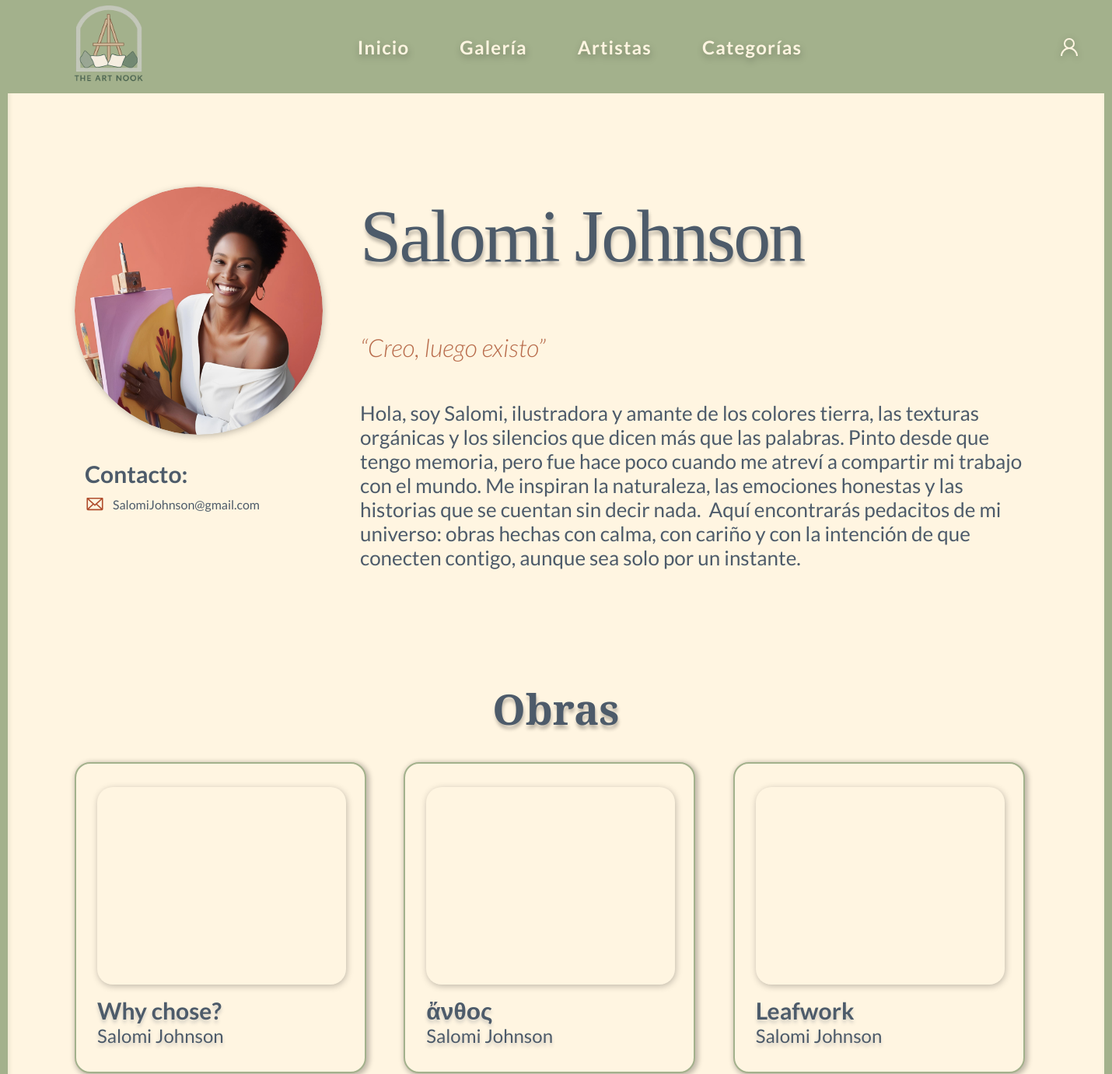
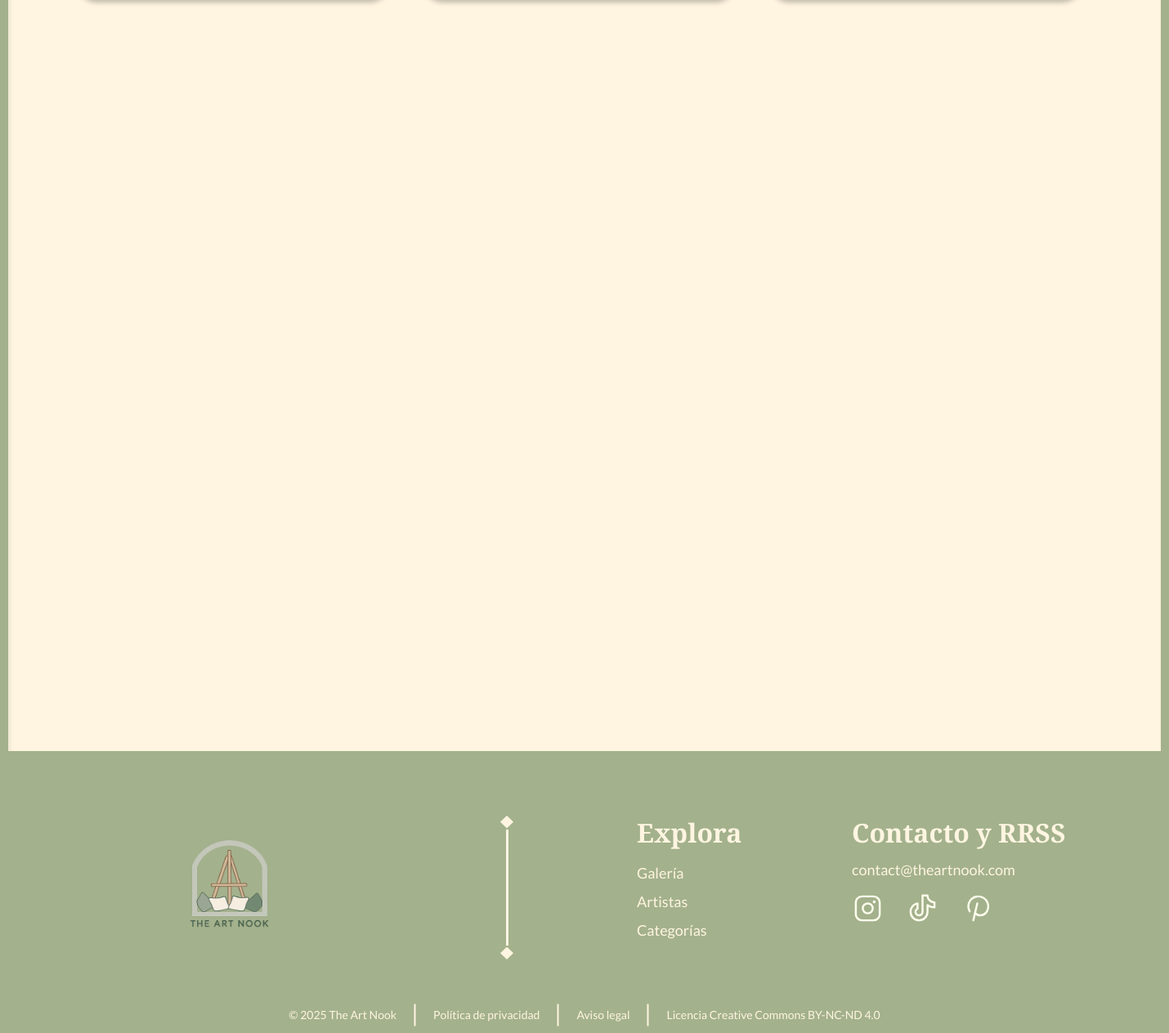
Screenshot of /artista.php?id=1 with the database file from the repository (2 pictures, top to bottom).
### tables this page shows
CREATE TABLE `usuarios` (
  `id` int(11) NOT NULL AUTO_INCREMENT,
  `nombre` varchar(50) NOT NULL,
  `apellidos` varchar(50) NOT NULL,
  `estado` varchar(100) DEFAULT NULL,
  `descripcion` text DEFAULT NULL,
  `email` varchar(100) NOT NULL,
  `contraseña` varchar(255) NOT NULL,
  `foto` varchar(255) DEFAULT NULL,
  `telefono` varchar(20) DEFAULT NULL,
  `instagram` varchar(100) DEFAULT NULL,
  `destacado_home` tinyint(1) DEFAULT 0,
  `fecha_creacion` timestamp NOT NULL DEFAULT current_timestamp(),
  PRIMARY KEY (`id`),
  UNIQUE KEY `email` (`email`)
);

CREATE TABLE `imagenes_obras` (
  `id` int(11) NOT NULL AUTO_INCREMENT,
  `obra_id` int(11) NOT NULL,
  `url` varchar(255) NOT NULL,
  `orden` int(11) NOT NULL,
  PRIMARY KEY (`id`),
  KEY `obra_id` (`obra_id`),
  CONSTRAINT `imagenes_obras_ibfk_1` FOREIGN KEY (`obra_id`) REFERENCES `obras` (`id`) ON DELETE CASCADE
);

CREATE TABLE `obras` (
  `id` int(11) NOT NULL AUTO_INCREMENT,
  `usuario_id` int(11) NOT NULL,
  `titulo` varchar(100) NOT NULL,
  `descripcion` text DEFAULT NULL,
  `destacado` tinyint(1) DEFAULT 0,
  `fecha_creacion` timestamp NOT NULL DEFAULT current_timestamp(),
  PRIMARY KEY (`id`),
  KEY `usuario_id` (`usuario_id`),
  CONSTRAINT `obras_ibfk_1` FOREIGN KEY (`usuario_id`) REFERENCES `usuarios` (`id`) ON DELETE CASCADE
);

### artista.php (the view, shortened to what this page needs)
<?php
require_once 'includes/db.php';
$id = isset($_GET['id']) ? intval($_GET['id']) : 0;
$stmt = $pdo->prepare('SELECT nombre, apellidos, foto, estado, descripcion, email, telefono, instagram FROM usuarios WHERE id = ?');
$stmt->execute([$id]);
$artista = $stmt->fetch(PDO::FETCH_ASSOC);
$stmt_obras = $pdo->prepare('SELECT o.id, o.titulo, o.descripcion, o.fecha_creacion, img.url
    FROM obras o
    LEFT JOIN imagenes_obras img ON o.id = img.obra_id AND img.orden = 1
    WHERE o.usuario_id = ?
    ORDER BY o.fecha_creacion DESC');
$stmt_obras->execute([$id]);
$obras = $stmt_obras->fetchAll(PDO::FETCH_ASSOC);
?>
<!DOCTYPE html>
<html lang="es">
<head>
    <link rel="stylesheet" href="css/navbar.css">
    <link rel="stylesheet" href="css/general.css">
</head>
<body>
<?php include 'navbar.php'; ?>
<div class="fondo-principal">
    <div class="login-content" style="margin-top: 180px;">
        <div class="profile-container" style="width: 100%; max-width: 1238px; margin: 0 auto;">
            <div class="profile-main">
                <div class="profile-col-izq" style="display: flex; flex-direction: column; align-items: center;">
                    <div class="profile-picture-placeholder">
                        <?php if (!empty($artista['foto']) && file_exists($artista['foto'])): ?>
                            <img src="<?= htmlspecialchars($artista['foto']) ?>" alt="Foto de <?= htmlspecialchars($artista['nombre']) ?>">
                        <?php else: ?>
                            Foto de Perfil
                        <?php endif; ?>
                    </div>
                    <div class="profile-contacto-bloque" style="margin-top: 32px; width: 293px; display: flex; flex-direction: column; align-items: flex-start;">
                        <div class="profile-contacto-titulo">Contacto:</div>
                        <div class="profile-contacto-dato">
                            <img src="uploads/iconos/envelope.svg" alt="Email" width="26" height="26" style="flex-shrink:0; filter: invert(36%) sepia(41%) saturate(1042%) hue-rotate(330deg) brightness(92%) contrast(91%);">
                            <span><?= htmlspecialchars($artista['email']) ?></span>
                        </div>
                    </div>
                </div>
                <div class="profile-info">
                    <div class="profile-nombre"><?= htmlspecialchars($artista['nombre'] . ' ' . $artista['apellidos']) ?></div>
                    <?php if (!empty($artista['estado'])): ?>
                        <div class="profile-frase">“<?= htmlspecialchars($artista['estado']) ?>”</div>
                    <?php endif; ?>
                    <?php if (!empty($artista['descripcion'])): ?>
                        <div class="profile-descripcion"><?= nl2br(htmlspecialchars($artista['descripcion'])) ?></div>
                    <?php endif; ?>
                </div>
            </div>
            <div style="width: 100%; margin-bottom: 18px; margin-top: 64px; display: flex; justify-content: center; align-items: center;">
                <h2 class="destacadas-title" style="color: #4D5B6A; text-align: center;">Obras</h2>
            </div>
            <?php if (count($obras) === 0): ?>
                <div class="no-works-message">
                    <div style="display: flex; justify-content: center; align-items: center; width: 100%; margin-bottom: 24px;">
                        <img src="uploads/iconos/Sad-face.png" alt=":(" style="width: 220px; height: 220px; object-fit: contain; display: block; margin: 0 auto;">
                    </div>
                    <h2 class="no-works-title">Este artista todavía no tiene ninguna obra publicada</h2>
                </div>
            <?php else: ?>
                <div class="obras-usuario-lista" style="display: grid; grid-template-columns: repeat(3, 1fr); gap: 32px; width: 100%; margin-top: 32px;">
                    <?php foreach($obras as $obra): ?>
                        <a href="obra.php?id=<?= $obra['id'] ?>" style="text-decoration: none; color: inherit;">
                            <div class="tarjeta-obra">
                                <div class="obra-foto" style="background-image: url('<?= htmlspecialchars($obra['url']) ?>');"></div>
                                <div class="obra-info">
                                    <div class="obra-titulo"><?= htmlspecialchars($obra['titulo']) ?></div>
                                    <div class="obra-artista"><?= htmlspecialchars($artista['nombre'] . ' ' . $artista['apellidos']) ?></div>
                                </div>
                            </div>
                        </a>
                    <?php endforeach; ?>
                </div>
            <?php endif; ?>
        </div>
    </div>
</div>
<?php include 'footer.php'; ?>
</body>
</html>

### css/navbar.css (style rules this page uses)
body { margin: 0; padding: 0; background: #A3B18C; }

### css/general.css (style rules this page uses)
:root { --color-fondo: #A3B18C; --color-texto: #4D5B6A; --color-accent: #B86B4B; --color-claro: #FFF5E1; --sombra-suave: 0px 2px 4px rgba(0, 0, 0, 0.25); --sombra-fuerte: 2px 2px 6px 2px rgba(0, 0, 0, 0.25); }
html { scroll-behavior: smooth; }
body { margin: 0; padding: 0; background-color: var(--color-fondo); min-height: 100vh; }
.fondo-principal { width: 100%; min-height: 2300px; position: relative; overflow: hidden; }
.destacadas-title { font-family: 'Playfair Display', serif; font-size: 54px; color: #4D5B6A; text-shadow: 1px 5px 4px rgba(0,0,0,0.25); margin-bottom: 0px; text-align: center; }
.tarjeta-obra { box-sizing: border-box; width: 375px; height: 400px; background: var(--color-claro); border: 2px solid var(--color-fondo); box-shadow: 2px 2px 6px 2px rgba(0, 0, 0, 0.25); border-radius: 20px; position: relative; display: flex; flex-direction: column; align-items: flex-start; justify-content: flex-start; transition: border 0.2s, box-shadow 0.2s; padding: 0; overflow: hidden; }
.obra-foto, .obra-info { transition: transform 0.32s cubic-bezier(0.4, 0, 0.2, 1); }
.obra-foto { width: 320px; height: 254px; background-size: cover; background-position: center; border-radius: 20px; margin: 30px 0 0 27px; box-shadow: 1px 2px 8px rgba(0, 0, 0, 0.25); }
.obra-info { width: 320px; height: 71px; margin-left: 27px; margin-top: 15px; display: flex; flex-direction: column; align-items: flex-start; justify-content: flex-start; gap: 0; padding: 0; }
.obra-titulo { font-family: 'Lato', sans-serif; font-style: normal; font-weight: 700; font-size: 30px; line-height: 36px; color: #4D5B6A; text-shadow: 0px 4px 4px rgba(77, 91, 106, 0.25); margin-bottom: 0; display: flex; align-items: center; }
.obra-artista { font-family: 'Lato', sans-serif; font-style: normal; font-weight: 400; font-size: 24px; line-height: 29px; color: #4D5B6A; text-shadow: 0px 4px 4px rgba(77, 91, 106, 0.25); margin-top: 0; display: flex; align-items: center; opacity: 1; }
.login-content { position: relative; z-index: 3; width: 100%; max-width: 1420px; margin: 0 auto; display: flex; flex-direction: column; align-items: center; justify-content: flex-start; padding: 60px 40px 80px 40px; box-sizing: border-box; }
.profile-main { align-items: stretch; display: flex; gap: 40px; width: 100%; margin-top: 32px; }
.profile-picture-placeholder { width: 319px; height: 319px; border-radius: 50%; overflow: hidden; display: flex; align-items: center; justify-content: center; font-size: 1.2rem; color: #fff; filter: drop-shadow(1px 2px 4px rgba(0,0,0,0.25)); flex-shrink: 0; }
.profile-picture-placeholder img { width: 100%; height: 100%; object-fit: cover; border-radius: 50%; }
.profile-info { height: 100%; flex: 1; display: flex; flex-direction: column; justify-content: flex-start; align-items: flex-start; gap: 0; }
.profile-info .profile-nombre { font-family: 'Playfair Display', serif; font-size: 96px; line-height: 128px; color: #4D5B6A; text-shadow: 1px 5px 4px rgba(0,0,0,0.25); font-weight: 400; letter-spacing: -0.03em; margin-bottom: 60px; }
.profile-info .profile-frase { font-family: 'Lato', sans-serif; font-style: italic; font-weight: 300; font-size: 32px; line-height: 38px; color: #B86B4B; margin-bottom: 50px; }
.profile-info .profile-descripcion { font-family: 'Lato', sans-serif; font-size: 26px; line-height: 31px; color: #4D5B6A; margin-bottom: 32px; }
.profile-contacto-titulo { font-family: 'Lato', sans-serif; font-weight: 700; font-size: 30px; line-height: 36px; color: #4D5B6A; margin-bottom: 8px; margin-top: 0; }
.profile-contacto-dato { display: flex; align-items: center; gap: 10px; height: 26px; margin-bottom: 6px; font-family: 'Lato', sans-serif; font-size: 16px; color: #4D5B6A; font-weight: 400; }
.subir-obra-form, .profile-main { width: 100%; max-width: 1238px; margin: 0 auto; display: flex; flex-direction: row; gap: 48px; align-items: flex-start; justify-content: flex-start; }

### rows the page displays
usuarios: foto (picture), email "SalomiJohnson@gmail.com", nombre+apellidos "Salomi Johnson", estado "Creo, luego existo", descripcion "Hola, soy Salomi, ilustradora y amante de los colores tierra, las texturas orgánicas y los silencios que dicen más que las palabras. Pinto desde que tengo memoria, pero fue hace poco cuando me atreví a compartir mi trabajo con el mundo. Me inspiran la naturaleza, las emociones honestas y las historias que se cuentan sin decir nada. Aquí encontrarás pedacitos de mi universo: obras hechas con calma, con cariño y con la intención de que conecten contigo, aunque sea solo por un instante."
imagenes_obras: obra.titulo "Why chose?"
imagenes_obras: obra.titulo "ἄνθος"
imagenes_obras: obra.titulo "Leafwork"
